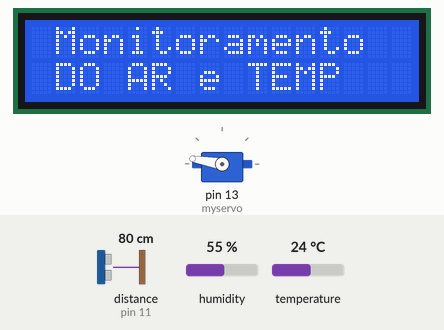
This sketch was run on a simulated Arduino Uno, built with avr-gcc and run on an emulated ATmega328P. Parts: 16×2 character LCD, servo. Inputs (shaded band) come from the test bench; at power-on: distance to the obstacle (sensor on pin 11) 80 cm, humidity 55 %, temperature 24 °C. What the sketch prints to the serial monitor is not drawn.

Above: at 1.3 s.
1.4 s: distance to the obstacle (sensor on pin 11) set to 26 cm
9.8 s: distance to the obstacle (sensor on pin 11) set to 22 cm
At 11.1 s:
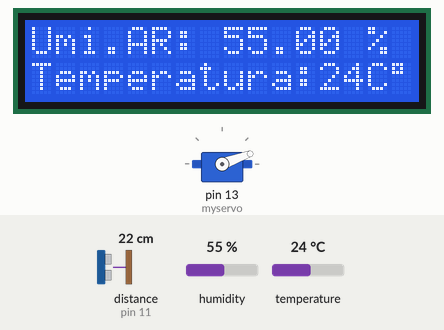
18.0 s: humidity set to 22 %
At 19.6 s:
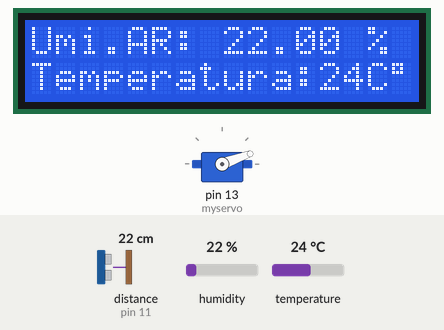
22.1 s: temperature set to 12 °C
At 23.9 s:
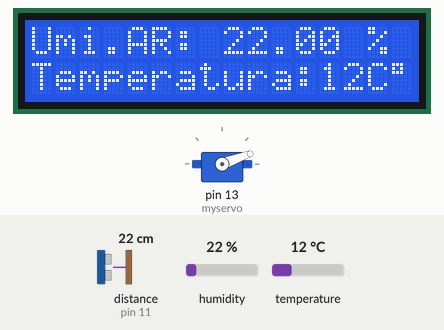
26.2 s: humidity set to 40 %
At 28.1 s:
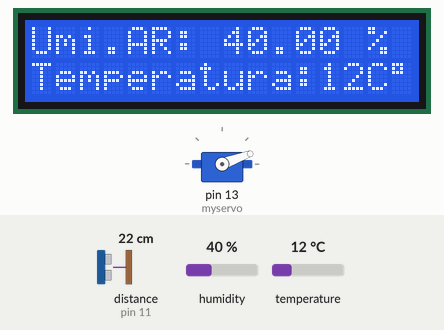
30.3 s: temperature set to 19 °C
At 31.2 s:
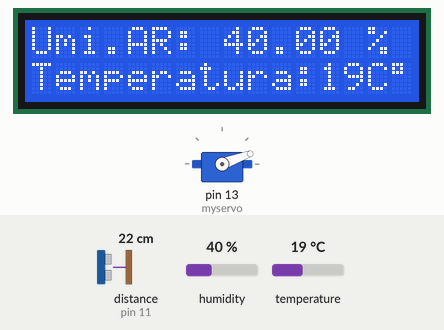
Timing chart, 0 to 33.3 s (numbered marks = the images above; inputs shaded):
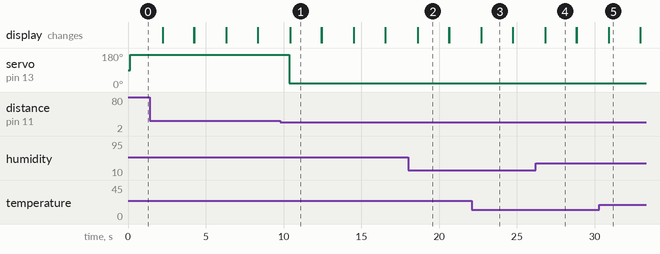

The sketch:

monitoramento_meteorologico.ino
```cpp
/*
 * Codigo desenvolvido por JOÃO PAULO
 * Parte do codigo tirado do site da flip flop e utilização da biblioteca deles também
 * mas a ideia e como mostrar partiu de minha autoria mas agradeço muito o pessoal da
 * flip flop por disponibilizar muitos materias de ajuda.
 * Sistema de monitoramento da umidade do ar e temperatura apresentando
 * dados no serial e no lcd facilitando assim a leitura dos dados.
 */
 /*
  * Foi incrementado o acionamento do servo motor (9G) através
  * do acionamento do sensor ultrasonic (SR04)
  * para acionar uma carga quando a distancia estiver a menos de 25cm de distancia.
  */

#include <Servo.h>
#include "Ultrasonic.h"

Ultrasonic ultrasonic(10,11);

Servo myservo;  // create servo object to control a servo
// twelve servo objects can be created on most boards

int pos = 0;    // variable to store the servo position
int distancia;

int temp2= 2000;

#include "DHT.h"

#define DHTPIN A1 // pino que estamos conectado
#define DHTTYPE DHT11 // DHT 11

// Conecte pino 1 do sensor (esquerda) ao +5V
// Conecte pino 2 do sensor ao pino de dados definido em seu Arduino
// Conecte pino 4 do sensor ao GND
// Conecte o resistor de 10K entre pin 2 (dados)
// e ao pino 1 (VCC) do sensor

#include <Wire.h>
#include <LiquidCrystal_I2C.h>

DHT dht(DHTPIN, DHTTYPE);

LiquidCrystal_I2C lcd(0x27,16,2);  // set the LCD address to 0x27 for a 16 chars and 2 line display

void monitoramento();

void setup()
{
   // initialize the lcd
  lcd.init();
  lcd.init();

  Serial.begin(9600);
  Serial.println("DHTxx test!");

  dht.begin();

  myservo.attach(13);  // attaches the servo on pin 9 to the servo object

}

void loop()
{
  lcd.backlight();
  apresentacao();
  monitoramento();
  acionamento_alavanca();
}
void monitoramento()
{
  acionamento_alavanca();

  // A leitura da temperatura e umidade pode levar 250ms!
  // O atraso do sensor pode chegar a 2 segundos.
  float h = dht.readHumidity();
  float t = dht.readTemperature();
  // testa se retorno é valido, caso contrário algo está errado.
  if (isnan(t) || isnan(h))
  {

    lcd.setCursor(1,0);
    lcd.print("Failed to read from DHT");
    Serial.println("Failed to read from DHT");
  }
  else
  {
    lcd.clear();
    lcd.setCursor(0,0);
    lcd.print("Umi.AR: ");
    lcd.print(h);
    lcd.setCursor(14,0);
    lcd.print("%");
    Serial.print("Umidade: ");
    Serial.print(h);
    Serial.print("%");
    lcd.setCursor(0,1);
    lcd.print("Temperatura:");
    lcd.setCursor(12,1);
    lcd.print(t);
    lcd.setCursor(14,1);
    lcd.print("C");
    lcd.setCursor(15,1);
    lcd.write(B11011111); // codigo binario para mostrar o grau celcius na tela do lcd unica forma de ser apresentado com o caracter
    Serial.print(" \t");
    Serial.print("Temperatura: ");
    Serial.print(t);
    Serial.println(" *C");
    delay(temp2);
    lcd.clear();

  }
}
void apresentacao()
{
  acionamento_alavanca();
  lcd.setCursor(1,0);
  lcd.print("Monitoramento");
  lcd.setCursor(1,1);
  lcd.print("DO AR e TEMP");
  delay(temp2);
}
void acionamento_alavanca()
{
   distancia = (ultrasonic.Ranging(CM));
  if (distancia >= 25) {
    Serial.println("Não acionar");
    pos = 170;
    myservo.write(pos);
  }
  if (distancia < 25){
    Serial.println(" acionar");
    pos = 20;
    myservo.write(pos);

  }

}
```

Measured:
- the behaviour switches between 25 and 24 cm on distance to the obstacle (sensor on pin 11) (found by bisection; images 0 and 1)
- after the input at 9.8 s, servo on pin 13 (myservo): 170° → 20° after 0.56 s
- what the display in image 1 shows lasts 2.0 s, from 10.4 s to 12.4 s
